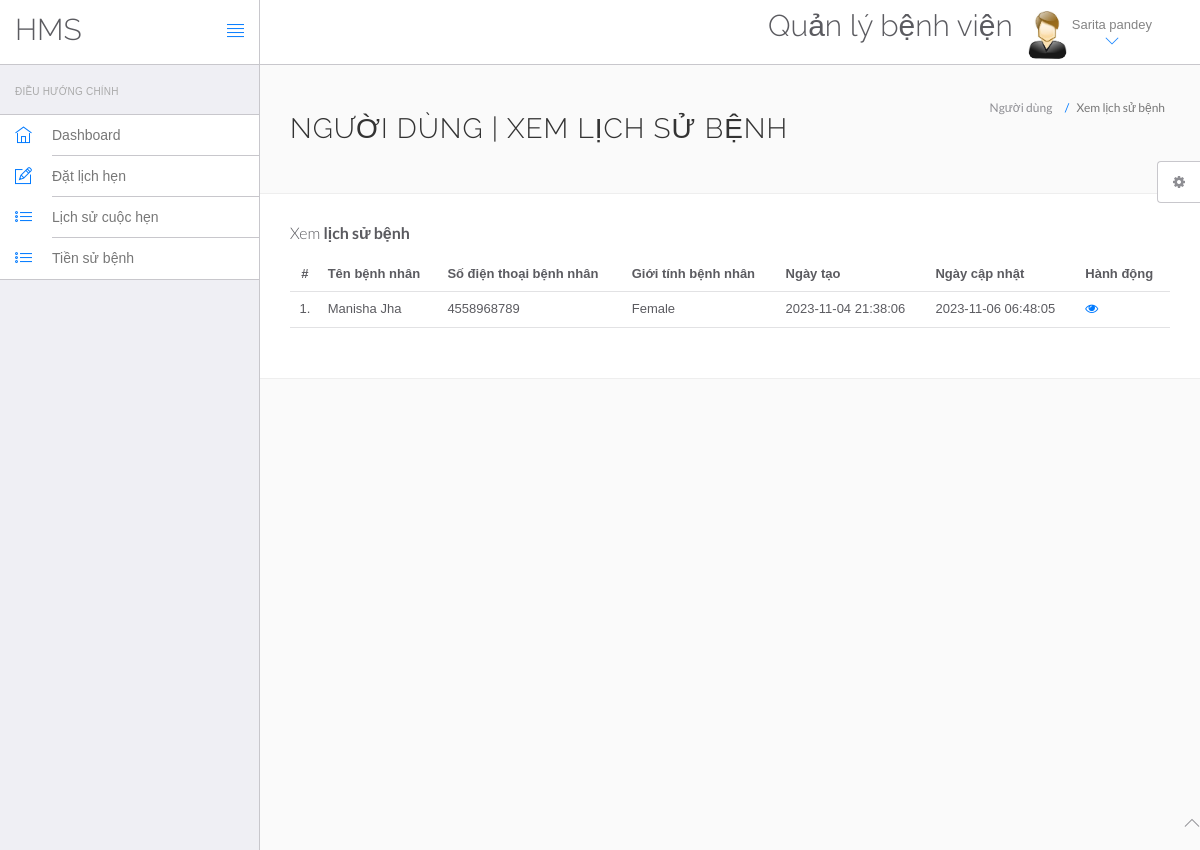
The page /hms/manage-medhistory.php (signed in) on the database its author committed.
### tables this page shows
CREATE TABLE `users` (
  `id` int(11) NOT NULL,
  `fullName` varchar(255) DEFAULT NULL,
  `address` longtext,
  `city` varchar(255) DEFAULT NULL,
  `gender` varchar(255) DEFAULT NULL,
  `email` varchar(255) DEFAULT NULL,
  `password` varchar(255) DEFAULT NULL,
  `regDate` timestamp NULL DEFAULT CURRENT_TIMESTAMP,
  `updationDate` timestamp NULL DEFAULT NULL ON UPDATE CURRENT_TIMESTAMP
);

CREATE TABLE `tblpatient` (
  `ID` int(10) NOT NULL,
  `Docid` int(10) DEFAULT NULL,
  `PatientName` varchar(200) DEFAULT NULL,
  `PatientContno` bigint(10) DEFAULT NULL,
  `PatientEmail` varchar(200) DEFAULT NULL,
  `PatientGender` varchar(50) DEFAULT NULL,
  `PatientAdd` mediumtext,
  `PatientAge` int(10) DEFAULT NULL,
  `PatientMedhis` mediumtext,
  `CreationDate` timestamp NULL DEFAULT CURRENT_TIMESTAMP,
  `UpdationDate` timestamp NULL DEFAULT NULL ON UPDATE CURRENT_TIMESTAMP
);

### hms/manage-medhistory.php (the view, shortened to what this page needs)
<?php
include('include/config.php');
?>
<!DOCTYPE html>
<html lang="en">
	<head>
		<link rel="stylesheet" href="vendor/bootstrap/css/bootstrap.min.css">
		<link rel="stylesheet" href="vendor/fontawesome/css/font-awesome.min.css">
		<link rel="stylesheet" href="vendor/themify-icons/themify-icons.min.css">
		<link href="vendor/animate.css/animate.min.css" rel="stylesheet" media="screen">
		<link href="vendor/perfect-scrollbar/perfect-scrollbar.min.css" rel="stylesheet" media="screen">
		<link href="vendor/switchery/switchery.min.css" rel="stylesheet" media="screen">
		<link href="vendor/bootstrap-touchspin/jquery.bootstrap-touchspin.min.css" rel="stylesheet" media="screen">
		<link href="vendor/select2/select2.min.css" rel="stylesheet" media="screen">
		<link href="vendor/bootstrap-datepicker/bootstrap-datepicker3.standalone.min.css" rel="stylesheet" media="screen">
		<link href="vendor/bootstrap-timepicker/bootstrap-timepicker.min.css" rel="stylesheet" media="screen">
		<link rel="stylesheet" href="assets/css/styles.css">
		<link rel="stylesheet" href="assets/css/plugins.css">
		<link rel="stylesheet" href="assets/css/themes/theme-1.css" id="skin_color" />
	</head>
	<body>
		<div id="app">
<?php include('include/sidebar.php');?>
<div class="app-content">
<?php include('include/header.php');?>
<div class="main-content" >
<div class="wrap-content container" id="container">
<section id="page-title">
<div class="row">
<div class="col-sm-8">
<h1 class="mainTitle">Người dùng | Xem lịch sử bệnh</h1>
</div>
<ol class="breadcrumb">
<li>
<span>Người dùng</span>
</li>
<li class="active">
<span>Xem lịch sử bệnh</span>
</li>
</ol>
</div>
</section>
<div class="container-fluid container-fullw bg-white">
<div class="row">
<div class="col-md-12">
<h5 class="over-title margin-bottom-15">Xem <span class="text-bold">lịch sử bệnh</span></h5>
<table class="table table-hover" id="sample-table-1">
<thead>
<tr>
<th class="center">#</th>
<th>Tên bệnh nhân</th>
<th>Số điện thoại bệnh nhân</th>
<th>Giới tính bệnh nhân</th>
<th>Ngày tạo</th>
<th>Ngày cập nhật</th>
<th>Hành động</th>
</tr>
</thead>
<tbody>
<?php
$uid=$_SESSION['id'];
$sql=mysqli_query($con,"select tblpatient.* from tblpatient join users on users.email=tblpatient.PatientEmail where users.id='$uid'");
$cnt=1;
while($row=mysqli_fetch_array($sql))
{
?>
<tr>
<td class="center"><?php echo $cnt;?>.</td>
<td class="hidden-xs"><?php echo $row['PatientName'];?></td>
<td><?php echo $row['PatientContno'];?></td>
<td><?php echo $row['PatientGender'];?></td>
<td><?php echo $row['CreationDate'];?></td>
<td><?php echo $row['UpdationDate'];?>
</td>
<td>
<a href="view-medhistory.php?viewid=<?php echo $row['ID'];?>"><i class="fa fa-eye"></i></a>
</td>
</tr>
<?php
$cnt=$cnt+1;
 }?></tbody>
</table>
</div>
</div>
</div>
</div>
</div>
</div>
</div>
	<?php include('include/footer.php');?>
	<?php include('include/setting.php');?>
	</body>
</html>

### hms/include/header.php (shortened to what this page needs)
<header class="navbar navbar-default navbar-static-top">
					<div class="navbar-header">
						<a class="navbar-brand" href="#">
							<h2 style="padding-top:20% ">HMS</h2>
						</a>
						<a href="#" class="sidebar-toggler pull-right visible-md visible-lg" data-toggle-class="app-sidebar-closed" data-toggle-target="#app">
							<i class="ti-align-justify"></i>
						</a>
					</div>
					<div class="navbar-collapse collapse">
						<ul class="nav navbar-right">
								<li  style="padding-top:2% ">
								<h2>Quản lý bệnh viện</h2>
							</li>
							<li class="dropdown current-user">
								<a href class="dropdown-toggle" data-toggle="dropdown">
									<img src="assets/images/images.jpg"> <span class="username">
									<?php $query=mysqli_query($con,"select fullName from users where id='".$_SESSION['id']."'");
while($row=mysqli_fetch_array($query))
{
	echo $row['fullName'];
}
									?> <i class="ti-angle-down"></i></i></span>
								</a>
							</li>
						</ul>
					</div>
				</header>

### hms/assets/css/themes/theme-1.css (style rules this page uses)
body { background: #FAFAFA; }
header .navbar-header { background: #ffffff !important; border-right-color: #c8c7cc !important; border-bottom-color: #c8c7cc !important; }
header .navbar-header .sidebar-toggler, header .navbar-header .sidebar-mobile-toggler { color: #007aff !important; }
header .navbar-header .navbar-brand { color: #777 !important; }
header .navbar-collapse { background: #ffffff !important; border-bottom-color: #c8c7cc !important; box-shadow: none !important; }
header .navbar-collapse .navbar-right > li > a { color: #777; }
header .navbar-collapse .navbar-right > li > a i { color: #007aff !important; }

### rows shown on the page
users: fullName "Sarita pandey"
tblpatient: PatientName "Manisha Jha", PatientContno "4558968789", PatientGender "Female", CreationDate "2023-11-04 21:38:06", UpdationDate "2023-11-06 06:48:05"
